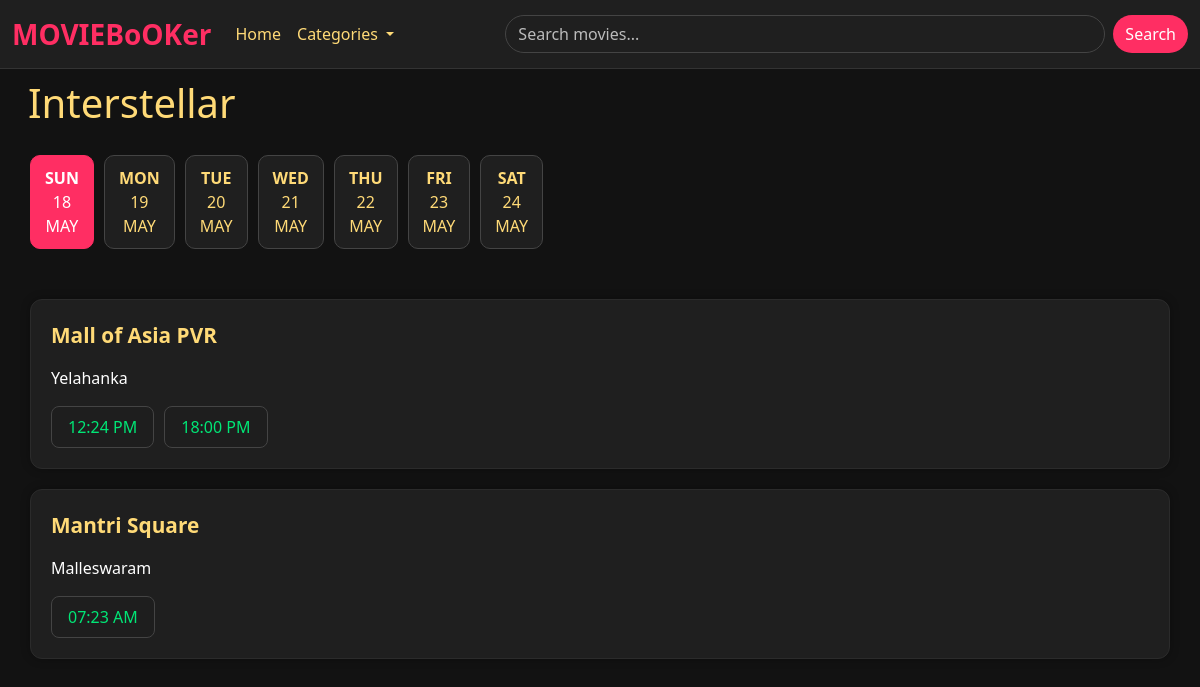
Screenshot of /showtime/Interstellar/ with the database file from the repository.
### movies/models.py (models this page shows, shortened)
class movies(models.Model):
    movie_id = models.AutoField(primary_key=True)
    title = models.CharField(max_length=255)
    genre = models.CharField(max_length=255, choices=genre)
    language = models.CharField(max_length=255, choices=language)
    synopsis = models.TextField()
    cast = models.TextField()
    movie_image = models.ImageField(upload_to='movie_image/', null=True, blank=True)
    duration_minutes = models.IntegerField()
    release_date = models.DateField()
    trailer_url = models.CharField(max_length=20000, null=True, blank=True)
    status = models.CharField()
    slug = models.CharField(max_length=1000, null=True, blank=True)

### theatre/models.py (models this page shows, shortened)
class theatre(models.Model):
    name=models.CharField(max_length=255)
    city=models.CharField(max_length=255)
    address=models.CharField(max_length=255)
    manager=models.ForeignKey(User, on_delete=models.SET_NULL, null=True, blank=True)
    def __str__(self):
        return self.name

class showtimes(models.Model):
    movie=models.ForeignKey(movies, on_delete=models.SET_NULL, null=True, blank=True)
    theatre=models.ForeignKey(theatre, on_delete=models.CASCADE)
    show_time=models.DateTimeField()
    screen_number=models.IntegerField(null=True, blank=True)

### bookings/views.py (the view)
# urls.py: path('showtime/<slug>/',views.theatre_show_time_view, name='showtime')
def theatre_show_time_view(request, slug):
    today = datetime.today().date()
    start_date = today-timedelta(days=0)
    week=[]
    for i in range(7):
        day=start_date+timedelta(days=i)
        week.append({
            'name' : day.strftime('%a').upper(),
            'day' : day.day,
            'month' : day.strftime('%b').upper(),
            'date' : day
        })
    if movies.objects.filter(slug=slug).exists():
        movie = movies.objects.get(slug=slug)
        theatre_showtimes=[
            showtimes.objects.filter(movie=movie, theatre=theatre_obj).order_by('show_time')
            for theatre_obj in theatre.objects.all() if showtimes.objects.filter(movie=movie, theatre=theatre_obj).exists()]
        context = {
            'theatre_showtimes': theatre_showtimes,
            'm': movie,
            'week': week,
            'today': today,
        }
        return render(request, 'theatre/theatre_show_time.html', context)
    return render(request, 'movies/404.html' )

### templates/theatre/theatre_show_time.html (shortened to what this page needs)
{% extends 'base.html' %}
{% load static %}
{% block content %}
<nav class="navbar navbar-expand-lg bg-body-tertiary">
    <div class="container-fluid">
        <a class="navbar-brand" href="#">MOVIEBoOKer</a>
        <div class="collapse navbar-collapse" id="navbarSupportedContent">
            <ul class="navbar-nav me-auto mb-2 mb-lg-0">
                <li class="nav-item">
                    <a class="nav-link active" aria-current="page" href="{% url 'movies_list' %}">Home</a>
                </li>
                <li class="nav-item dropdown">
                    <a class="nav-link dropdown-toggle" href="" role="button"
                       data-bs-toggle="dropdown" aria-expanded="false">
                        Categories
                    </a>
                </li>
            </ul>
            <form class="d-flex" role="search">
                <input class="form-control me-2" type="search" placeholder="Search movies..." aria-label="Search">
                <button class="btn btn-outline-success" type="submit">Search</button>
            </form>
        </div>
    </div>
</nav>
<div class="movie-info">
    <h2>{{ m.title }}</h2>
    {% include 'bookings/calendar_widget.html' %}
<div class="theatre-container">
    {% for showtimes in theatre_showtimes %}
    {% if showtimes %}
      <div class="theatre-card">
        {% with theatre=showtimes.0.theatre %}
          <div class="theatre-name">{{ theatre }}</div>
          <p>{{ theatre.address }}</p>
        {% endwith %}
        <div class="showtimes">
          {% for s in showtimes %}
            <button class="showtime-btn">{{ s.show_time|date:"H:i A" }}</button>
          {% endfor %}
        </div>
      </div>
    {% else %}
      <div class="theatre-card">
        <p style="color: #bbb; font-style: italic;">No shows available.</p>
      </div>
    {% endif %}
  {% endfor %}
</div>
</div>
{% endblock %}

### templates/theatre/theatre_show_time.html (style rules this page uses)
.navbar { background-color: #1f1f1f !important; border-bottom: 1px solid #333; }
.navbar-brand { color: #ff2e63 !important; font-size: 28px; font-weight: bold; }
.navbar-nav .nav-link { color: #fff !important; }
.navbar-nav .nav-link.active { color: #ffda77 !important; }
.form-control { width: 600px; border-radius: 20px; background-color: #1f1f1f; color: white; border: 1px solid #444; }
.form-control::placeholder { color: #bbb; }
.btn-outline-success { border-radius: 20px; background-color: #ff2e63; color: white; border: none; }
.nav-link.dropdown-toggle { color: #ffda77 !important; }
body { background-color: #121212; color: #fff; font-family: 'Segoe UI', sans-serif; }
.theatre-container { padding: 30px; display: flex; flex-direction: column; gap: 20px; }
.theatre-card { background-color: #1f1f1f; border: 1px solid #2b2b2b; border-radius: 12px; padding: 20px; box-shadow: 0 0 10px rgba(0,0,0,0.3); }
.theatre-name { font-size: 1.3rem; font-weight: bold; color: #ffda77; margin-bottom: 15px; }
.showtimes { display: flex; flex-wrap: wrap; gap: 10px; }
.showtime-btn { background-color: #1e1e1e; border: 1px solid #444; border-radius: 8px; padding: 8px 16px; color: #00e676; font-weight: 500; transition: all 0.3s ease; cursor: pointer; }
.movie-info h2 { font-size: 2.5rem; margin-top: 10px; padding-left: 28px; color: #ffda77; }

### rows the page displays
movies: title "Interstellar"
theatre: theatre_showtimes "Mall of Asia PVR", address "Yelahanka"
showtimes: show_time "12:24 PM"
showtimes: show_time "18:00 PM"
theatre: theatre_showtimes "Mantri Square", address "Malleswaram"
showtimes: show_time "07:23 AM"

### other values shown
{{ day.name }} "SUN" "MON" "TUE" "WED" "THU" "FRI" "SAT"
{{ day.day }} "18" "19" "20" "21" "22" "23" "24"
{{ day.month }} "MAY" "MAY" "MAY" "MAY" "MAY" "MAY" "MAY"
